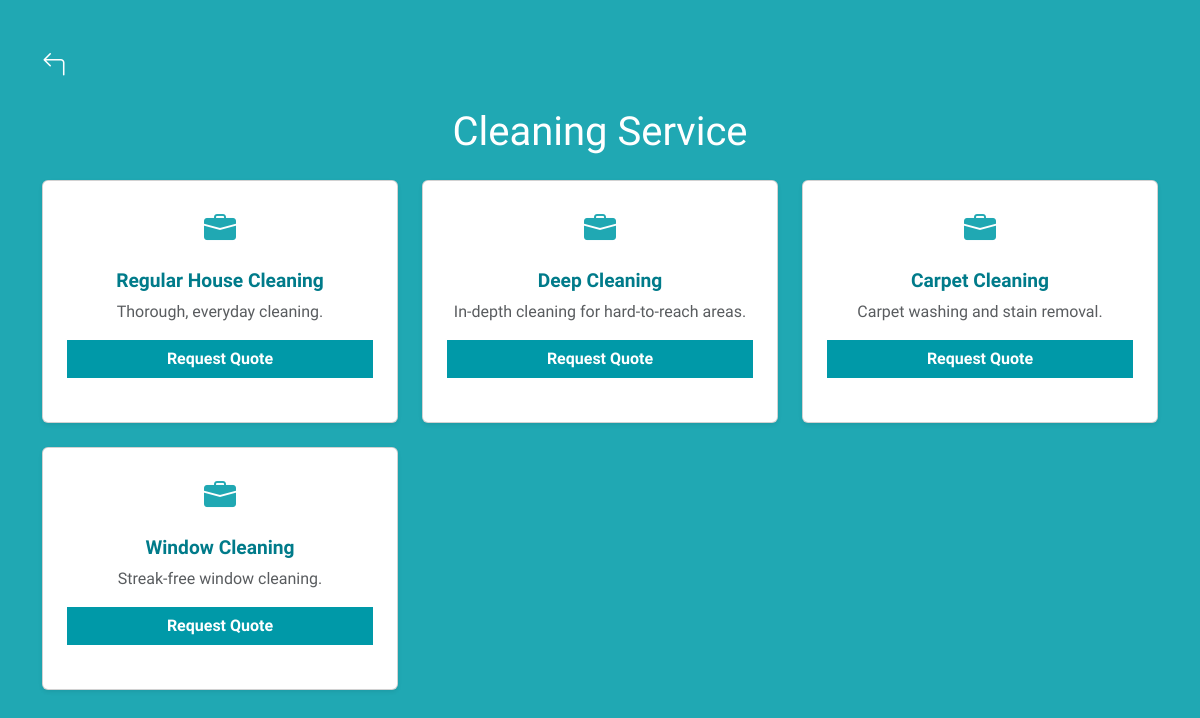
Screenshot of /subcategories/1 (signed in) with the database file from the repository.
### models.py (models this page shows)
class HomeServiceCategory(db.Model):
    __tablename__ = 'home_service_categories'
    category_id = db.Column(db.Integer, primary_key=True)
    name = db.Column(db.String(255), nullable=False)
    description = db.Column(db.String(255), nullable=True)
    subcategories = db.relationship('HomeServiceSubCategory', backref='category', lazy=True)

class HomeServiceSubCategory(db.Model):
    __tablename__ = 'home_service_subcategories'
    subcategory_id = db.Column(db.Integer, primary_key=True)
    name = db.Column(db.String(255), nullable=False)
    category_id = db.Column(db.Integer, db.ForeignKey('home_service_categories.category_id'), nullable=False)
    description = db.Column(db.String(255), nullable=True)

### routes.py (the view)
    @app.route('/subcategories/<int:category_id>')
    def subcategory_list(category_id):
        if 'user_id' not in session:
            return redirect(url_for('login'))
        category = HomeServiceCategory.query.get_or_404(category_id)
        return render_template('subcategory_list.html', category=category)

### templates/subcategory_list.html (shortened to what this page needs)
<!DOCTYPE html>
<html lang="en">
<head>
    <link rel="stylesheet" href="https://cdnjs.cloudflare.com/ajax/libs/bootstrap-icons/1.10.5/font/bootstrap-icons.min.css">
    <link href="https://cdn.jsdelivr.net/npm/bootstrap@5.3.3/dist/css/bootstrap.min.css" rel="stylesheet">
    <link rel="stylesheet" href="{{ url_for('static', filename='css/style.css') }}">
</head>
<body class="bg-change">
    <div class="container py-5">
        <div class="d-flex justify-content-between align-items-center mb-4">
            <a href="{{ url_for('home_service') }}" class="back-icon">
                <i class="bi bi-arrow-90deg-left"></i>
            </a>
        </div>
        <h1 class="text-center text-primary mb-4">{{ category.name }}</h1>
        <div class="row">
            {% for subcategory in category.subcategories %}
                <div class="col-md-4 mb-4">
                    <div class="card h-100 shadow-sm">
                        <div class="card-body text-center">
                            <div class="mb-3 service-icon">
                                <i class="bi bi-briefcase-fill"></i>
                            </div>
                            <h5 class="card-title text-dark">{{ subcategory.name }}</h5>
                            <p class="card-text text-muted">{{ subcategory.description }}</p>
                            <a href="{{ url_for('quote_request', subcategory_id=subcategory.subcategory_id) }}" class="btn btn-primary w-100">Request Quote</a>
                        </div>
                    </div>
                </div>
            {% else %}
                <div class="col-12">
                    <div class="alert alert-warning text-center">
                        No subcategories available.
                    </div>
                </div>
            {% endfor %}
        </div>
    </div>
</body>
</html>

### static/css/style.css (style rules this page uses)
body { font-family: Arial, sans-serif; margin: 0; background-color: #f7f7f7; }
h1 { color: #333; }
a { display: inline-block; text-decoration: none; color: #0099A8; }
body { font-family: "Comfortaa", sans-serif; font-optical-sizing: auto; font-weight: 300; font-style: normal; color: #0099A8; background-color: #ffffff; margin: 0; }
.btn-primary { background-color: #0099A8; border-color: #0099A8; font-weight: 600; }
.service-icon { font-size: 2rem; color: #20A8B3; margin-bottom: 10px; }
.bg-change { background-color: #20A8B3; }
.text-dark { color: #20A8B3; }
.back-icon { font-size: 1.5rem; color: #FFF; cursor: pointer; text-decoration: none; }
.bg-change h1.text-primary { color: #FFF !important; }
.btn { border-radius: 0; }
.card { margin-bottom: 20px; }
.card-body { padding: 1.5rem; }
.card-title { font-size: 1.2rem; font-weight: bold; color: #007b8a !important; }

### rows the page displays
HomeServiceCategory: name "Cleaning Service"
HomeServiceSubCategory: name "Regular House Cleaning", description "Thorough, everyday cleaning."
HomeServiceSubCategory: name "Deep Cleaning", description "In-depth cleaning for hard-to-reach areas."
HomeServiceSubCategory: name "Carpet Cleaning", description "Carpet washing and stain removal."
HomeServiceSubCategory: name "Window Cleaning", description "Streak-free window cleaning."
